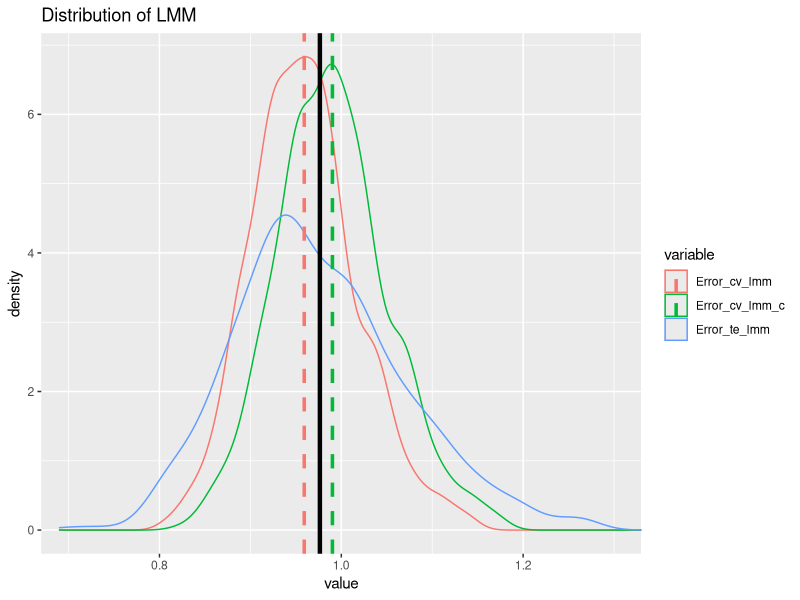
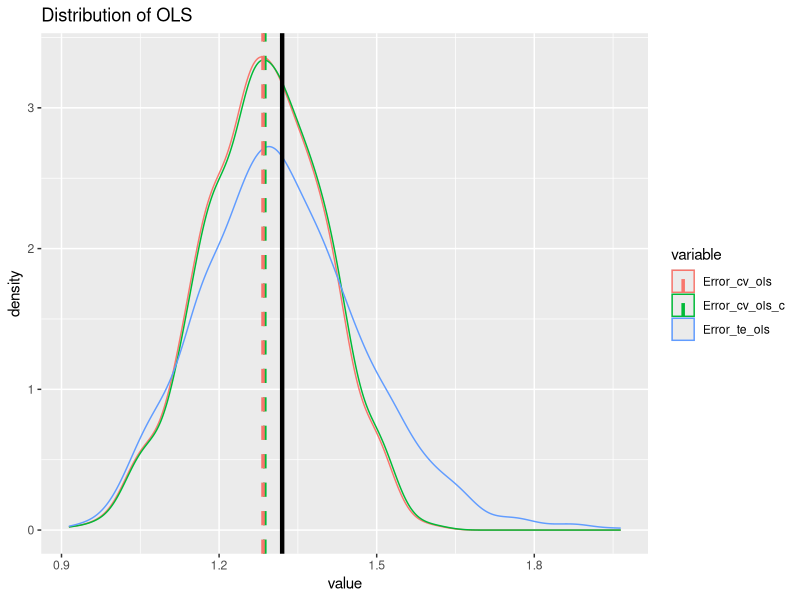
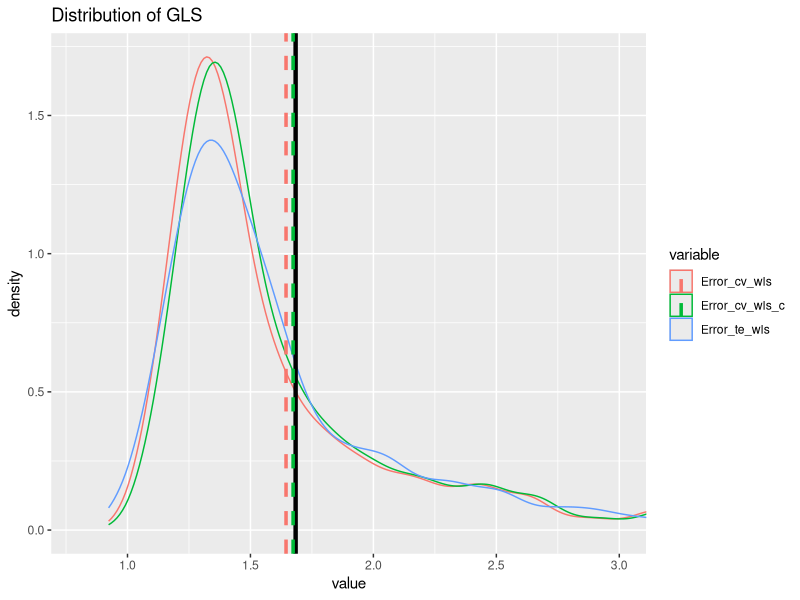
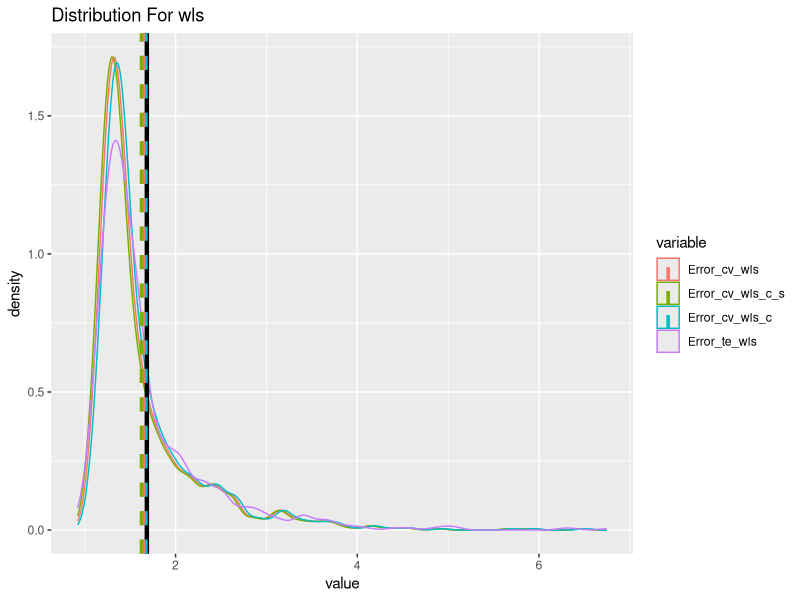
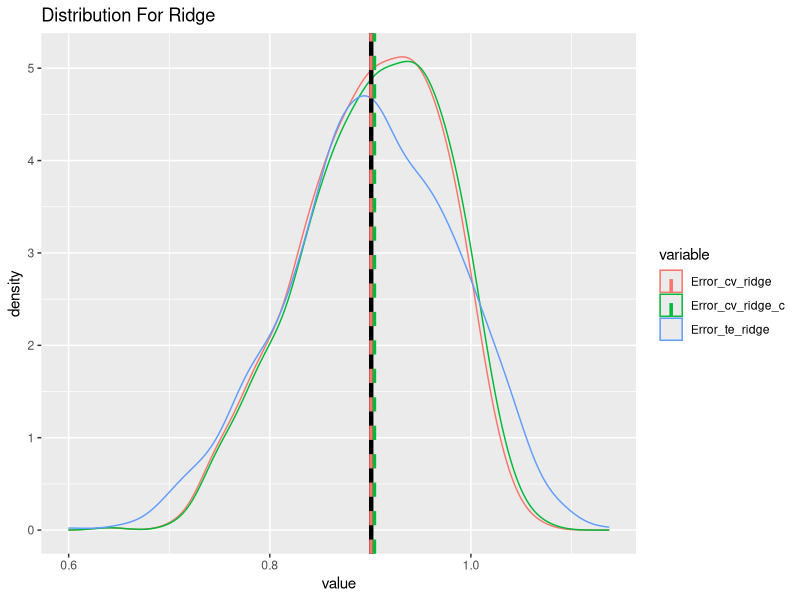

The R script that drew these images, in order:
{
  library(readr)
  CV_errors_lmm <- read_csv("data/CV_errors_lmm.csv")
  CV_errors_ols <- read_csv("data/CV_errors_ols.csv")
  CV_errors_ridge <- read_csv("data/CV_errors_ridge.csv")
  CV_errors_wls <- read_csv("data/CV_errors_wls.csv")

  
}
{
df_lmm = CV_errors_lmm


library(reshape2)
df_9_long1 = melt(df_lmm[,c('Error_cv_lmm',  'Error_cv_lmm_c', 'Error_te_lmm')])
df_9_long2 = melt(df_lmm[,c( 'Error_cv_lmm_c', 'Error_cv_lmm')])
df_9_long3 = melt(df_lmm[,'Error_te_lmm'])

library(plyr)
mu <- ddply(df_9_long2, "variable", summarise, grp.mean=mean(value))
mu2 = mean(df_9_long3$value)
head(mu)

library(ggplot2)
 ggplot(df_9_long1, aes(x=value,color=variable)) +
    geom_density(limits=c(0.7,1.3))+
       geom_vline(xintercept = mu2, linetype = 'solid', color = 'black', size = 1.5)+
     geom_vline(data=mu, aes(xintercept=grp.mean, color=variable),
                linetype="dashed", size = 1.2)+
     ggtitle('Distribution of LMM')+
   coord_cartesian(xlim = c(0.7, 1.3))
}
 
{
  df_ols = CV_errors_ols
  
  
  library(reshape2)
  df_9_long1 = melt(df_ols[,c('Error_cv_ols',   'Error_cv_ols_c', 'Error_te_ols')])
  df_9_long2 = melt(df_ols[,c( 'Error_cv_ols_c', 'Error_cv_ols')])
  df_9_long3 = melt(df_ols[,'Error_te_ols'])
  
  library(plyr)
  mu <- ddply(df_9_long2, "variable", summarise, grp.mean=mean(value))
  mu2 = mean(df_9_long3$value)
  head(mu)
  
  library(ggplot2)
  ggplot(df_9_long1, aes(x=value,color=variable)) +
    geom_density()+
    geom_vline(xintercept = mu2, linetype = 'solid', color = 'black', size = 1.5)+
    geom_vline(data=mu, aes(xintercept=grp.mean, color=variable),
               linetype="dashed", size = 1.2)+
    ggtitle('Distribution of OLS')
}

{
  df_wls = CV_errors_wls
  
  
  library(reshape2)
  df_9_long1 = melt(df_wls[,c('Error_cv_wls',  'Error_cv_wls_c', 'Error_te_wls')])
  df_9_long2 = melt(df_wls[,c( 'Error_cv_wls_c', 'Error_cv_wls')])
  df_9_long3 = melt(df_wls[,'Error_te_wls'])
  
  library(plyr)
  mu <- ddply(df_9_long2, "variable", summarise, grp.mean=mean(value))
  mu2 = mean(df_9_long3$value)
  head(mu)
  
  library(ggplot2)
  ggplot(df_9_long1, aes(x=value,color=variable)) +
    geom_density()+
    geom_vline(xintercept = mu2, linetype = 'solid', color = 'black', size = 1.5)+
    geom_vline(data=mu, aes(xintercept=grp.mean, color=variable),
               linetype="dashed", size = 1.2)+
    ggtitle('Distribution of GLS')+
    coord_cartesian(xlim = c(0.8, 3))
}

{
  df_wls = CV_errors_wls
  
  
  library(reshape2)
  df_9_long1 = melt(df_wls[,c('Error_cv_wls',  'Error_cv_wls_c_s', 'Error_cv_wls_c', 'Error_te_wls')])
  df_9_long2 = melt(df_wls[,c( 'Error_cv_wls_c', 'Error_cv_wls', 'Error_cv_wls_c_s')])
  df_9_long3 = melt(df_wls[,'Error_te_wls'])
  
  library(plyr)
  mu <- ddply(df_9_long2, "variable", summarise, grp.mean=mean(value))
  mu2 = mean(df_9_long3$value)
  head(mu)
  
  library(ggplot2)
  ggplot(df_9_long1, aes(x=value,color=variable)) +
    geom_density()+
    geom_vline(xintercept = mu2, linetype = 'solid', color = 'black', size = 1.5)+
    geom_vline(data=mu, aes(xintercept=grp.mean, color=variable),
               linetype="dashed", size = 1.2)+
    ggtitle('Distribution For wls')
}

{
  df_ridge = CV_errors_ridge
  
  
  library(reshape2)
  df_9_long1 = melt(df_ridge[,c('Error_cv_ridge',   'Error_cv_ridge_c', 'Error_te_ridge')])
  df_9_long2 = melt(df_ridge[,c( 'Error_cv_ridge_c', 'Error_cv_ridge')])
  df_9_long3 = melt(df_ridge[,'Error_te_ridge'])
  
  library(plyr)
  mu <- ddply(df_9_long2, "variable", summarise, grp.mean=mean(value))
  mu2 = mean(df_9_long3$value)
  head(mu)
  
  library(ggplot2)
  ggplot(df_9_long1, aes(x=value,color=variable)) +
    geom_density()+
    geom_vline(xintercept = mu2, linetype = 'solid', color = 'black', size = 1.5)+
    geom_vline(data=mu, aes(xintercept=grp.mean, color=variable),
               linetype="dashed", size = 1.2)+
    ggtitle('Distribution For Ridge')
}

 